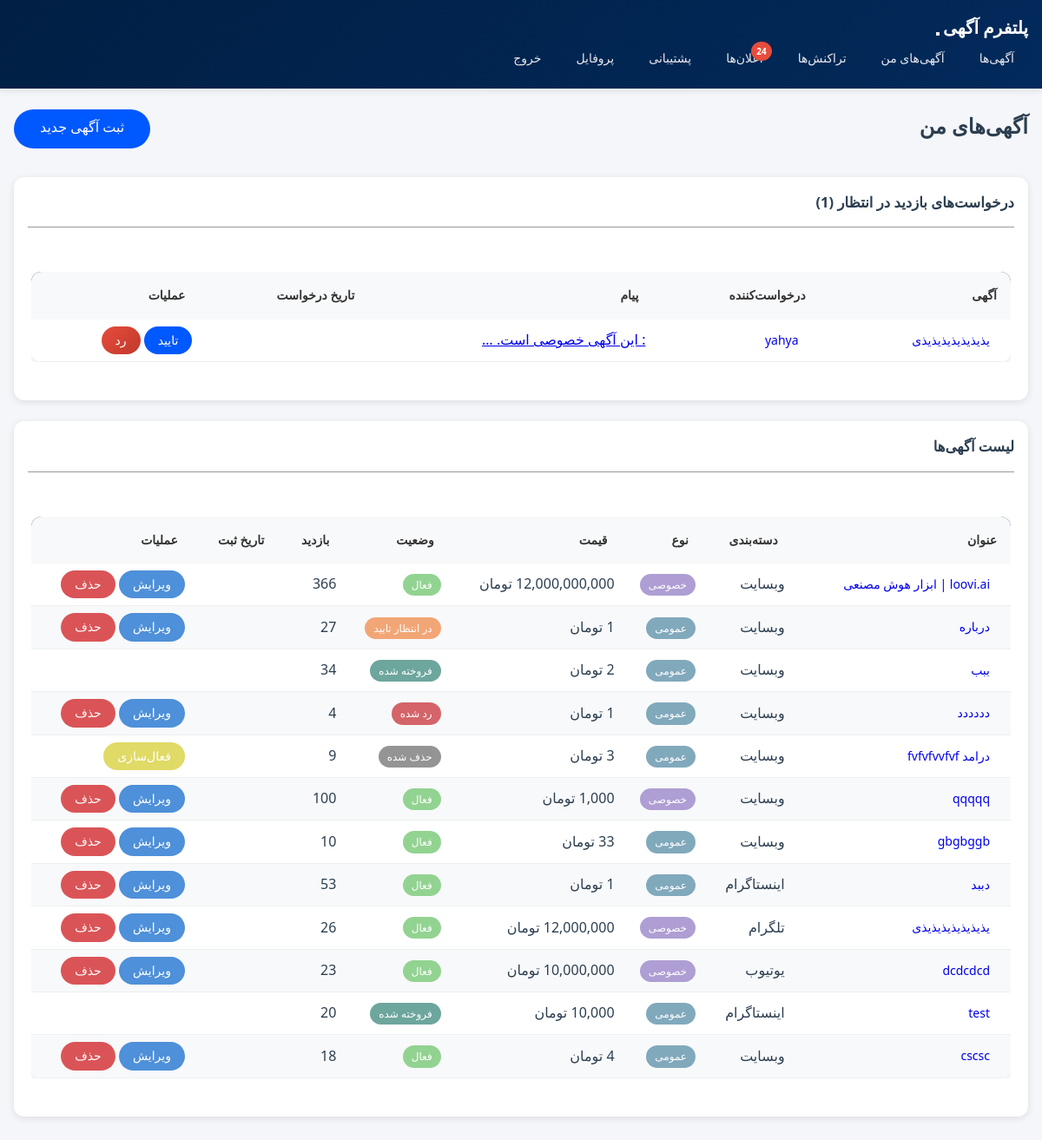
/listings/my-listings/ (signed in), run on an earlier commit of the app's database.
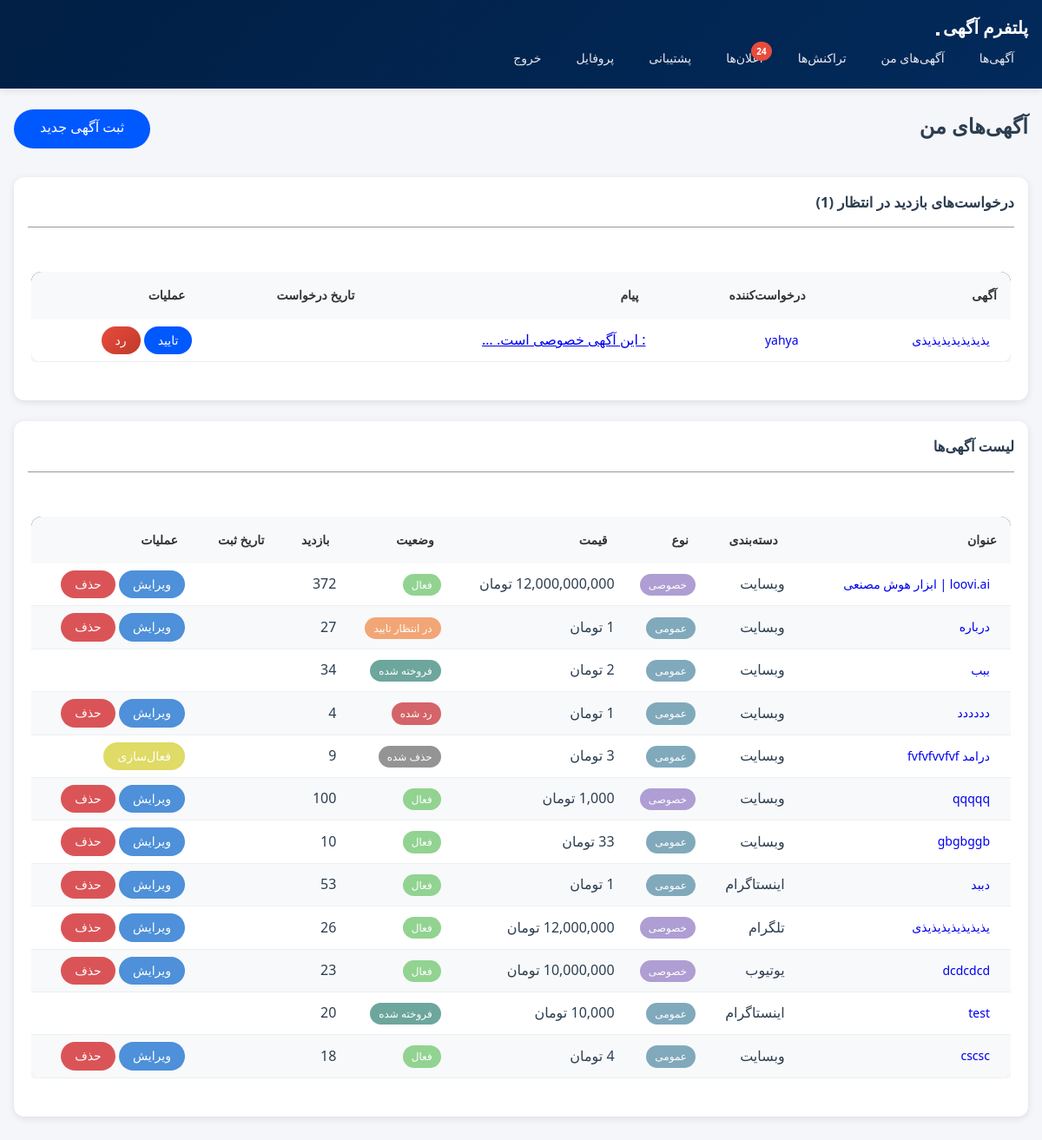
And on a later commit of the database.
### listings/models.py (models this page shows, shortened)
class VisitRequest(models.Model):
    STATUS_CHOICES = [
        ('pending', 'در انتظار تایید'),
        ('approved', 'تایید شده'),
        ('rejected', 'رد شده'),
    ]
    listing = models.ForeignKey(Listing, on_delete=models.CASCADE, related_name='visit_requests')
    requester = models.ForeignKey(settings.AUTH_USER_MODEL, on_delete=models.CASCADE, related_name='visit_requests')
    status = models.CharField(max_length=20, choices=STATUS_CHOICES, default='pending')
    message = models.TextField(blank=True, verbose_name='پیام درخواست')
    created_at = models.DateTimeField(auto_now_add=True)
    updated_at = models.DateTimeField(auto_now=True)
    class Meta:
        verbose_name = 'درخواست بازدید'
        verbose_name_plural = 'درخواست‌های بازدید'
        unique_together = ['listing', 'requester']
        ordering = ['-created_at']

class Listing(models.Model):
    STATUS_CHOICES = [
        ('pending', 'در انتظار تایید'),
        ('active', 'فعال'),
        ('sold', 'فروخته شده'),
        ('rejected', 'رد شده'),
        ('deleted', 'حذف شده'),
    ]
    """LEVEL_CHOICES = [
        ('beginner', 'مبتدی'),
        ('intermediate', 'متوسط'),
        ('advanced', 'پیشرفته'),
        ('professional', 'حرفه‌ای'),
    ] """
    seller = models.ForeignKey(settings.AUTH_USER_MODEL, on_delete=models.CASCADE, related_name='listings')
    category = models.ForeignKey(Category, on_delete=models.SET_NULL, null=True)
    title = models.CharField(max_length=200)
    description = models.TextField()
    location = models.TextField(max_length=200, null=True, blank=True)
    price = models.DecimalField(max_digits=12, decimal_places=0)
    discount_price = models.DecimalField(max_digits=12, decimal_places=0, null=True, blank=True)
    about_platform = models.TextField(null=True, blank=True, verbose_name='درباره پلتفرم')
    """ level = models.CharField(max_length=20, choices=LEVEL_CHOICES, default='beginner', verbose_name='سطح') """
    platform_url = models.URLField()
    followers_count = models.IntegerField(default=0)
    monthly_income = models.DecimalField(null=True, blank=True, max_digits=12, decimal_places=0)
    platform_age = models.IntegerField(default=0)
    most_like = models.IntegerField(null=True, blank=True)
    most_view = models.IntegerField(null=True, blank=True)
    most_comment = models.IntegerField(null=True, blank=True)
    main_image = models.ImageField(upload_to='listings/images/')
    is_preferment = models.BooleanField(default=False, verbose_name='آگهی ارتقا یافته')
    is_income = models.BooleanField(default=True, verbose_name='اگهی به درامد رسیده')
    is_verified = models.BooleanField(default=False, verbose_name='اطلاعات مورد تایید است')
    is_private = models.BooleanField(default=False, verbose_name='آگهی خصوصی')
    status = models.CharField(max_length=20, choices=STATUS_CHOICES, default='pending')
    rejection_reason = models.TextField(blank=True, null=True, verbose_name='دلیل رد')
    views_count = models.IntegerField(default=0)
    created_at = models.DateTimeField(auto_now_add=True)
    updated_at = models.DateTimeField(auto_now=True)
    class Meta:
        ordering = ['-created_at']

class Category(models.Model):
    PLATFORM_CHOICES = [
        ('website', 'وبسایت'),
        ('instagram', 'اینستاگرام'),
        ('telegram', 'تلگرام'),
        ('youtube', 'یوتیوب'),
        ('aparat', 'آپارات'),
        ('other', 'سایر'),
    ]
    name = models.CharField(max_length=100)
    platform = models.CharField(max_length=20, choices=PLATFORM_CHOICES)
    description = models.TextField(blank=True)
    class Meta:
        verbose_name_plural = 'دسته‌بندی‌ها'

### accounts/models.py (models this page shows, shortened)
class User(AbstractUser):
    phone_number = models.CharField(max_length=11, unique=True, null=True, blank=True, verbose_name='شماره موبایل')
    national_code = models.CharField(max_length=10, unique=True, null=True, blank=True, verbose_name='کد ملی')
    profile_image = models.ImageField(upload_to='profiles/', null=True, blank=True, verbose_name='تصویر پروفایل')
    is_verified = models.BooleanField(default=False, verbose_name='احراز شده')
    created_at = models.DateTimeField(auto_now_add=True, verbose_name='تاریخ عضویت')

### listings/views.py (the view)
# urls.py: path('my-listings/', views.my_listings, name='my_listings'),
@login_required
def my_listings(request):
    listings = Listing.objects.filter(seller=request.user)
    pending_requests = VisitRequest.objects.filter(
        listing__seller=request.user,
        status='pending'
    ).select_related('listing', 'requester')
    return render(request, 'listings/my_listings.html', {
        'listings': listings,
        'pending_requests': pending_requests
    })

### listings/templatetags/custom_tags.py (called while the page is built)
@register.filter(name='split_number')
def split_number(value):
    try:
        return f"{int(value):,}"
    except (ValueError, TypeError):
        return value

### listings/templatetags/date_filters.py (called while the page is built)
@register.filter
def jalali_date_numeric(value):
    if not value:
        return ""
    j_date = jdatetime.datetime.fromgregorian(datetime=value)
    return j_date.strftime("%Y/%m/%d")

@register.filter
def to_jalali(value):
    if value:
        jalali_date = jdatetime.datetime.fromgregorian(datetime=value)
        return jalali_date.strftime('%Y/%m/%d %H:%M')
    return ''

### notifications/context_processors.py (called while the page is built)
def unread_notifications_count(request):
    if request.user.is_authenticated:
        count = Notification.objects.filter(recipient=request.user, is_read=False).count()
        return {'unread_notifications_count': count}
    return {'unread_notifications_count': 0}

### templates/listings/my_listings.html (shortened to what this page needs)
{% extends 'base.html' %}
{% load custom_tags %}
{% load date_filters %}
{% block content %}
<div class="btn-listing-create">
    <h2 class="mb-4">آگهی‌های من</h2>
    <a href="{% url 'listings:listing_create' %}" class="btn btn-success mb-3">ثبت آگهی جدید</a>
</div>
{% if pending_requests %}
<div class="card mb-4">
    <div class="card-header">
        <h5 class="mb-0">درخواست‌های بازدید در انتظار ({{ pending_requests.count }})</h5>
        <hr>
    </div>
    <div class="card-body">
        <div class="table-responsive">
            <table class="table table-hover">
                <thead>
                    <tr>
                        <th>آگهی</th>
                        <th>درخواست‌کننده</th>
                        <th>پیام</th>
                        <th>تاریخ درخواست</th>
                        <th>عملیات</th>
                    </tr>
                </thead>
                <tbody>
                    {% for request in pending_requests %}
                    <tr>
                        <td>
                            <a href="{% url 'listings:listing_detail' request.listing.pk %}"
                                class="btn btn-sm btn-link">
                                {{ request.listing.title }}
                            </a>
                        </td>
                        <td>
                            <a href="{% url 'listings:user_profile' request.requester.username %}"
                                class="btn btn-sm btn-link">
                                {{ request.requester.username }}
                            </a>
                        </td>
                        <td>
                            {% if request.message %}
                            <a href="javascript:void(0);" onclick="openModal('messageModal{{ request.pk }}')"
                                class="text-decoration-none">
                                {{ request.message|truncatewords:5 }}
                            </a>
                            {% else %}
                            <em class="text-muted">بدون پیام</em>
                            {% endif %}
                        </td>
                        <td>{{ request.created_at|to_jalali }}</td>
                        <td>
                            <a href="{% url 'listings:manage_visit_request' request.pk 'approve' %}"
                                class="btn btn-sm btn-success"
                                onclick="return confirm('آیا از تایید این درخواست اطمینان دارید؟')">
                                تایید
                            </a>
                            <a href="{% url 'listings:manage_visit_request' request.pk 'reject' %}"
                                class="btn btn-sm btn-danger"
                                onclick="return confirm('آیا از رد این درخواست اطمینان دارید؟')">
                                رد
                            </a>
                        </td>
                    </tr>
                    {% endfor %}
                </tbody>
            </table>
        </div>
    </div>
</div>
{% endif %}
<div class="card">
    <div class="card-header">
        <h5 class="mb-0">لیست آگهی‌ها</h5>
        <hr>
    </div>
    <div class="card-body">
        <div class="table-responsive">
            <table class="table table-striped">
                <thead>
                    <tr>
                        <th>عنوان</th>
                        <th>دسته‌بندی</th>
                        <th>نوع</th>
                        <th>قیمت</th>
                        <th>وضعیت</th>
                        <th>بازدید</th>
                        <th>تاریخ ثبت</th>
                        <th>عملیات</th>
                    </tr>
                </thead>
                <tbody>
                    {% for listing in listings %}
                    <tr style="cursor: pointer;">
                        <td>
                            <a href="{% url 'listings:listing_detail' listing.pk %}" class="btn btn-sm btn-link"
                                onclick="event.stopPropagation();">
                                {{ listing.title }}
                            </a>
                        </td>
                        <td>{{ listing.category.name }}</td>
                        <td>
                            {% if listing.is_private %}
                            <span class="badge tag-private">خصوصی</span>
                            {% else %}
                            <span class="badge tag-general">عمومی</span>
                            {% endif %}
                        </td>
                        <td>{{ listing.price|split_number }} تومان</td>
                        <td>
                            <span
                                class="badge tag-{% if listing.status == 'active' %}active{% elif listing.status == 'sold' %}sold{% elif listing.status == 'rejected' %}not-accepted{% elif listing.status == 'deleted' %}deleted{% else %}waiting{% endif %}">
                                {{ listing.get_status_display }}
                            </span>
                        </td>
                        <td>{{ listing.views_count|split_number }}</td>
                        <td>{{ listing.created_at|jalali_date_numeric }}</td>
                        <td onclick="event.stopPropagation();">
                            {% if listing.status != 'deleted' and listing.status != 'sold' %}
                            <a href="{% url 'listings:listing_edit' listing.pk %}"
                                class="btn btn-sm btn-edit">ویرایش</a>
                            <a href="{% url 'listings:listing_delete' listing.pk %}"
                                class="btn btn-sm btn-remove">حذف</a>
                            {% endif %}
                            {% if listing.status == 'deleted' %}
                            <a href="{% url 'listings:listing_activate' listing.pk %}"
                                class="btn btn-sm btn-activation">فعال‌سازی</a>
                            {% endif %}
                        </td>
                    </tr>
                    {% empty %}
                    <tr>
                        <td colspan="8" class="text-center">شما هنوز آگهی ثبت نکرده‌اید.</td>
                    </tr>
                    {% endfor %}
                </tbody>
            </table>
        </div>
    </div>
</div>
{% endblock %}

### templates/base.html (shortened to what this page needs)
{% load static %}
<!DOCTYPE html>
<html lang="fa" dir="rtl">
<head>
    <link rel="stylesheet" href="{% static 'css/styles.css' %}">
</head>
<body>
    <nav class="navbar navbar-expand-lg navbar-dark bg-primary">
        <div class="container">
            <a class="navbar-brand" href="{% url 'core:home' %}">پلتفرم آگهی</a>
            <button class="navbar-toggler" type="button" data-bs-toggle="collapse" data-bs-target="#navbarNav">
            </button>
            <div class="collapse navbar-collapse" id="navbarNav">
                <div class="navbar-nav me-auto">
                    <a class="nav-link" href="{% url 'listings:listing_list' %}">آگهی‌ها</a>
                    {% if user.is_authenticated %}
                    <a class="nav-link" href="{% url 'listings:my_listings' %}">آگهی‌های من</a>
                    <a class="nav-link" href="{% url 'payments:my_transactions' %}">تراکنش‌ها</a>
                    <a class="nav-link notification-link" href="{% url 'notifications:notification_list' %}">
                        <span class="notification-badge">
                            اعلان‌ها
                            {% if unread_notifications_count > 0 %}
                            <span class="badge">{{ unread_notifications_count }}</span>
                            {% endif %}
                        </span>
                    </a>
                    <a class="nav-link" href="{% url 'tickets:ticket_list' %}">پشتیبانی</a>
                    <a class="nav-link" href="{% url 'accounts:profile' %}">پروفایل</a>
                    <a class="nav-link" href="{% url 'accounts:logout' %}">خروج</a>
                    {% else %}
                    <a class="nav-link" href="{% url 'accounts:login' %}">ورود</a>
                    <a class="nav-link" href="{% url 'accounts:register' %}">ثبت‌نام</a>
                    {% endif %}
                </div>
            </div>
        </div>
    </nav>
    <div class="container mt-4">
        {% block content %}{% endblock %}
    </div>
</body>
</html>

What changed in the data, as far as the page shows it:
changed Listing "loovi.ai | ابزار هوش مصنعی": views_count|split_number "366" → "372"
